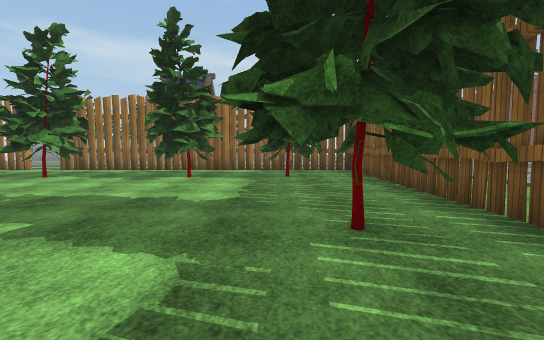
View 1 (above)

24 first-person views from a walk through a scene from a Unity 3-D project. The camera is 1.3 m above the floor, tilts 4° down and sees 85° across. The floor is counted in squares, 2 m on a side. Each view is taken from the middle of a square. On the plan, view 1 faces up. The plan holds only what a view shows up to about 9 squares ahead; the rest is blank. The place goes on beyond the plan. The player is left out. Door leaves are left out, so doorways stand open. Some surface patterns are stand-ins.

View 2
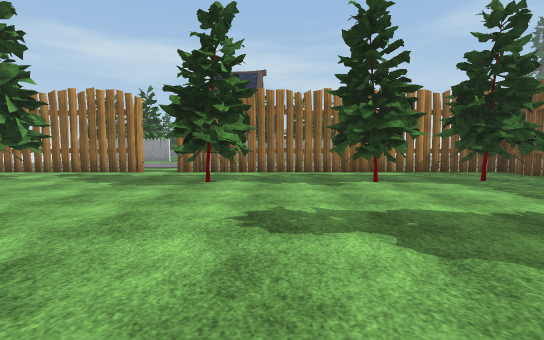

View 3
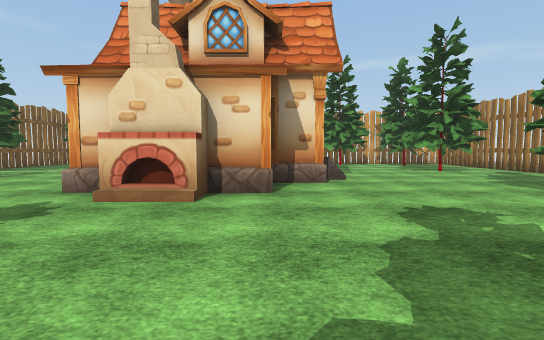

View 4
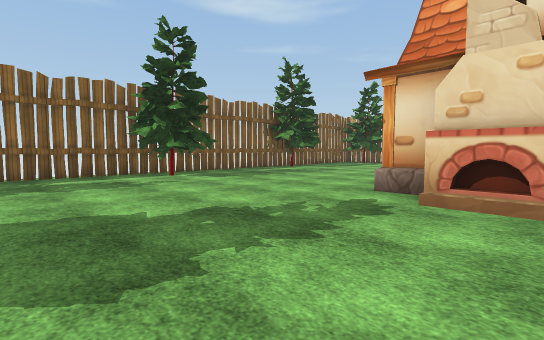

View 5
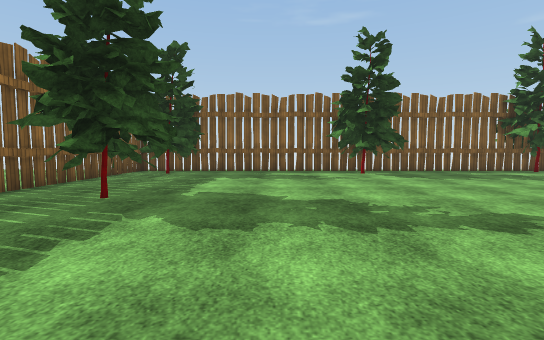

View 6
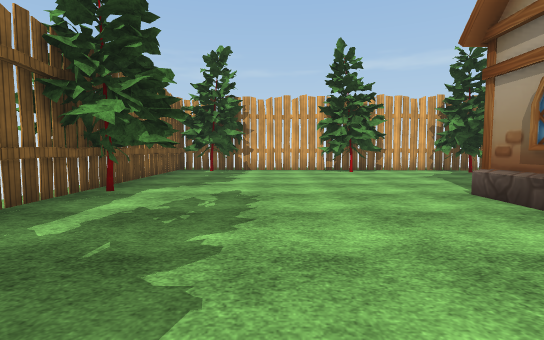

View 7
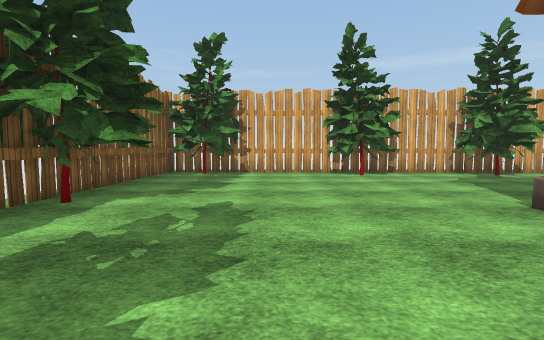

View 8
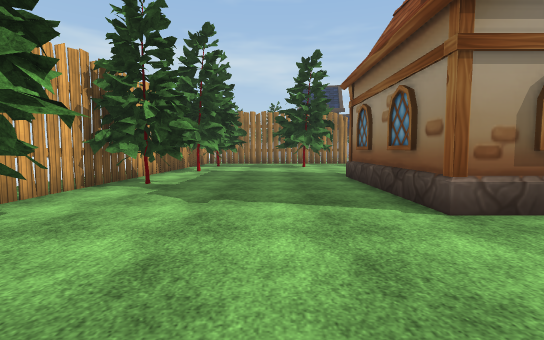

View 9
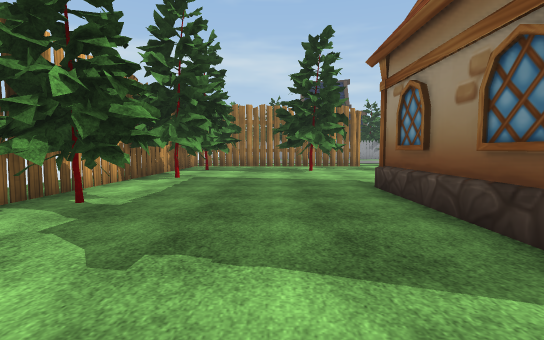

View 10
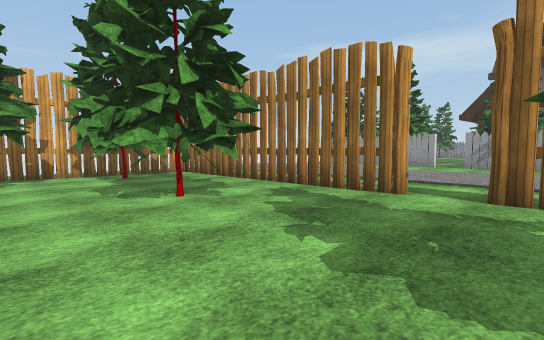

View 11
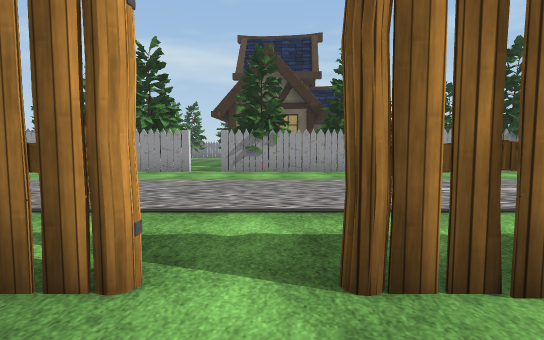

View 12
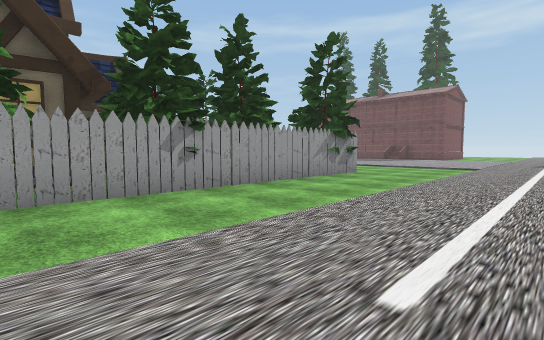

View 13
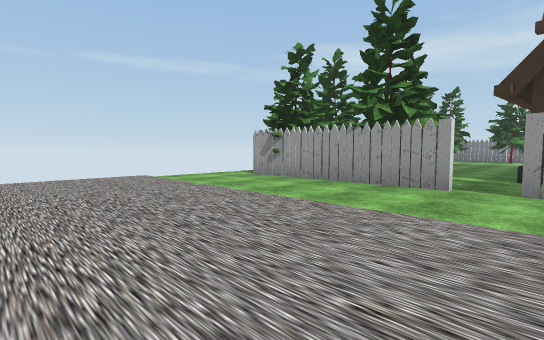

View 14
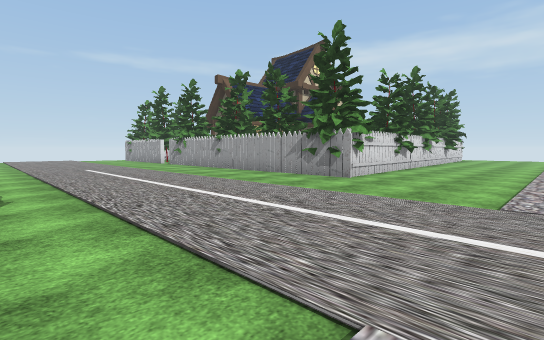

View 15
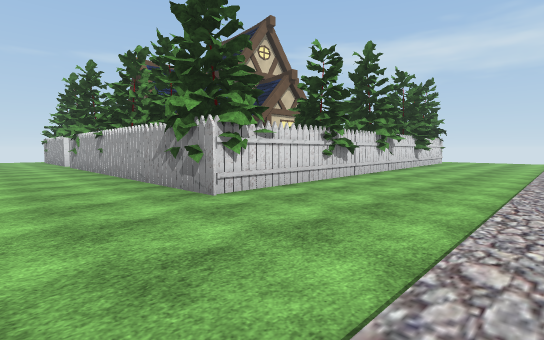

View 16
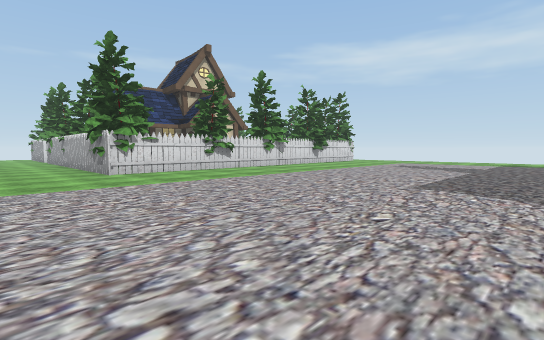

View 17
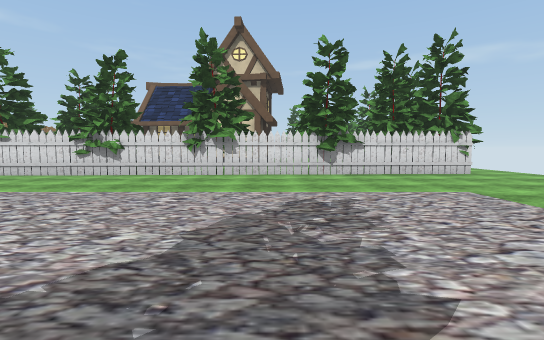

View 18
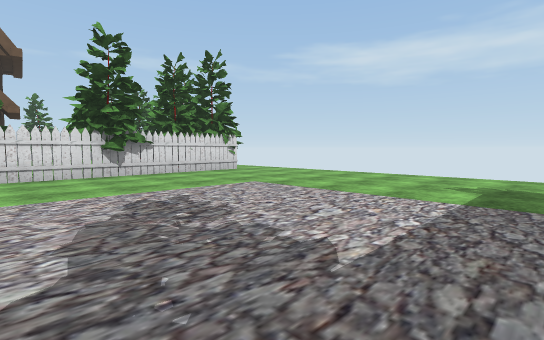

View 19
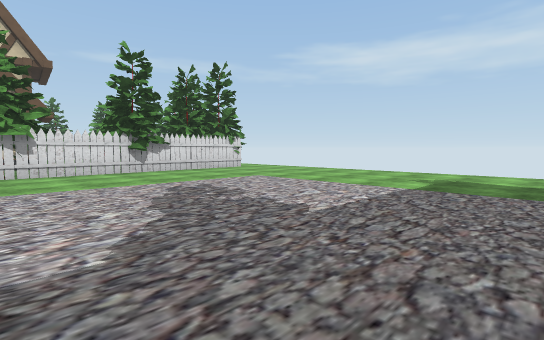

View 20
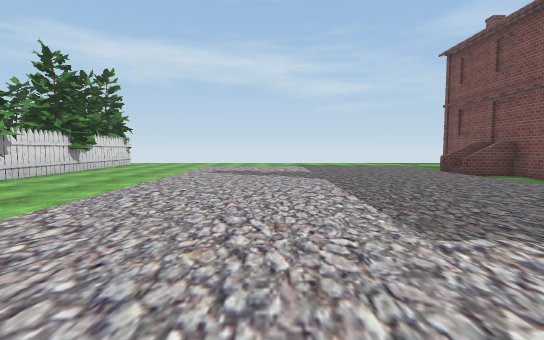

View 21
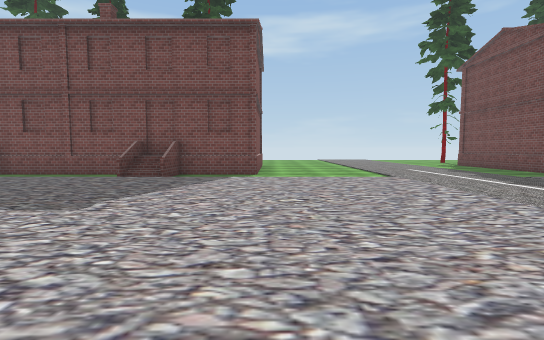

View 22
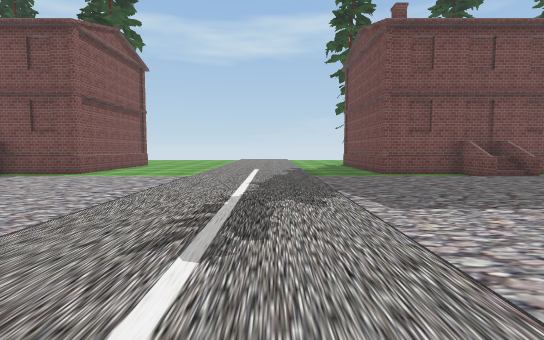

View 23
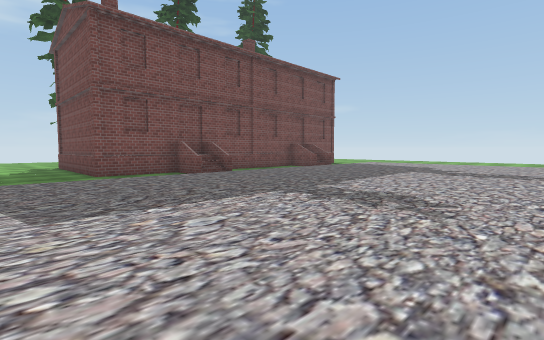

View 24
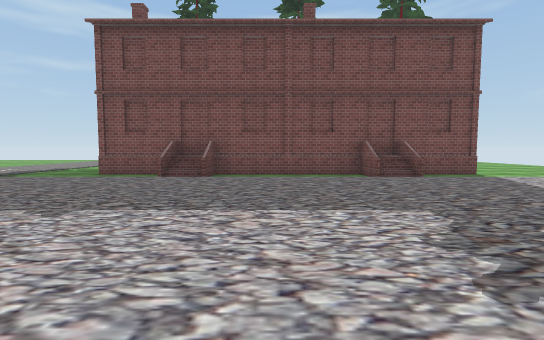

### Floor plan
Key: @ floor where view 1 was taken; # wall or solid block; x gap in a wall; . floor; D open door; = window, fence, low wall or low ledge; H house.
Columns run from 14 left of view 1 to 16 right of it. Each row starts with its distance up from view 1.
 32               ... .......
 31               #..........
 30               #..........
 29               #..........
 28               #..........
 27               #..........
 26               ##...........##
 25                #...........##
 24               ##............#
 23                #............#
 22     ..H HH     #............#
 21     ..H        #............#
 20     ..H H      #...........##
 19     ..HHH      #............#
 18     ..         #............#
 17 #####.##########.............
 16 .............................
 15 .............................
 14 .............................
 13 .............................
 12 .............................
 11 ..............................
 10   .....D.......................
  9 #######.#########  .........###
  8 ##...x......x.###  .........#
  7 ##..##...#..#x###  .......=.#
  6 #...#.......#...#  .......=##
  5 ##..............#...........#
  4 ##..............#...........#
  3 #....HHH......###. .........#
  2 ##...H HH.....###  .........#
  1 ##...H   #......    ......###
  0 #....H   H....@     .. .....#
 -1 ##...HHHH.......        ....#
 -2 ##............#x#        ....
 -3 #...............#          ..
 -4 #...............#.
 -5 #...............#.
 -6 ##..#....##...###
 -7 #################

Positions as (right, up) in squares from view 1, and headings:
1: (0, 0), facing up
2: (-4, 1), facing up
3: (-1, 2), facing left
4: (-1, 1), facing down-left
5: (-2, 2), facing down
6: (-5, -4), facing left
7: (-6, -4), facing left
8: (-11, -4), facing up
9: (-11, -2), facing up
10: (-6, 5), facing up-left
11: (-7, 8), facing up
12: (-7, 12), facing up-right
13: (-8, 11), facing up-left
14: (5, 10), facing up-left
15: (5, 14), facing up-left
16: (10, 14), facing up-left
17: (9, 25), facing left
18: (9, 24), facing up-left
19: (10, 23), facing up-left
20: (7, 17), facing up
21: (5, 17), facing right
22: (5, 12), facing right
23: (5, 11), facing down-right
24: (5, 4), facing right
